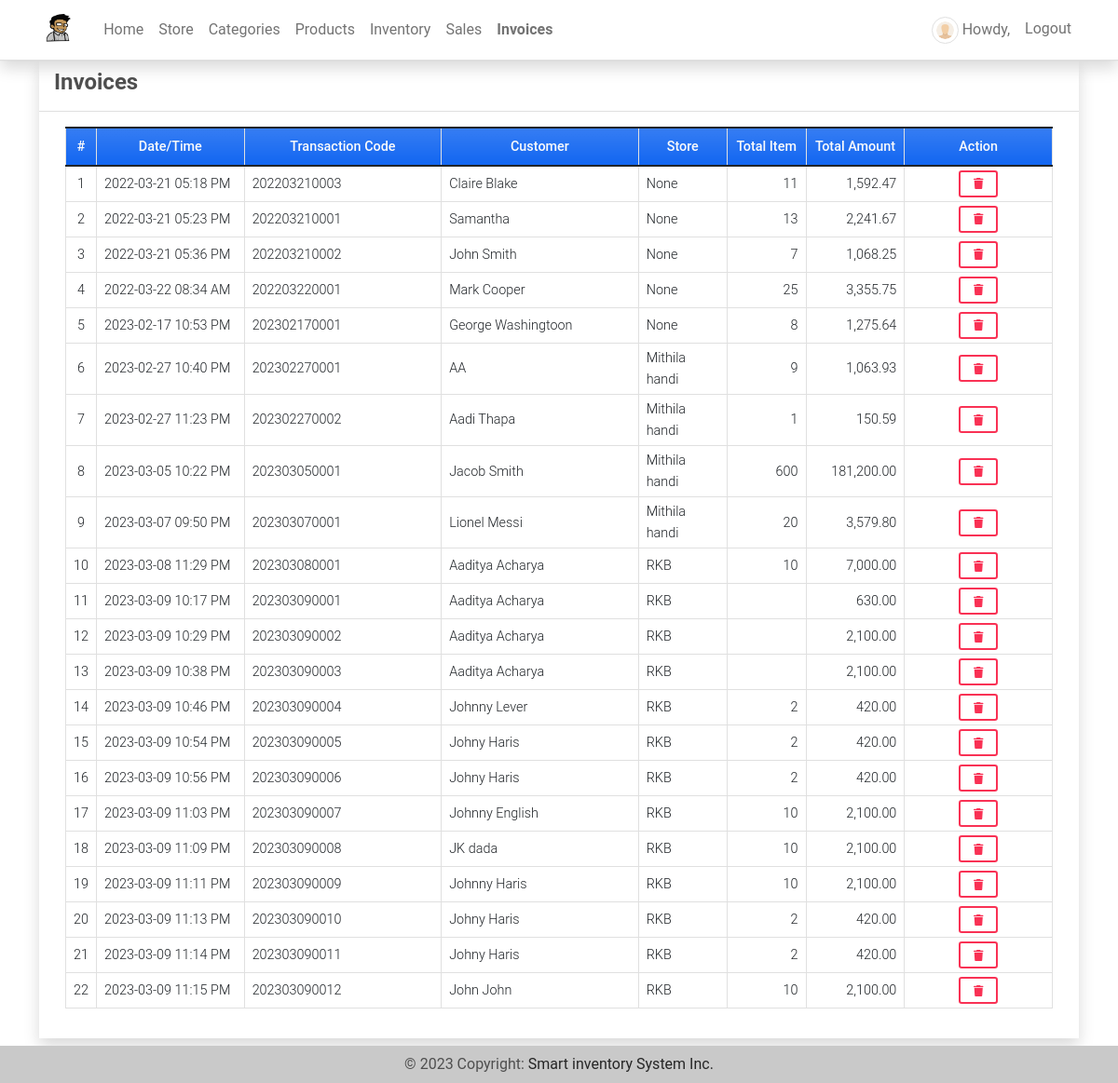
Page /invoices (signed in) on the earlier database version.
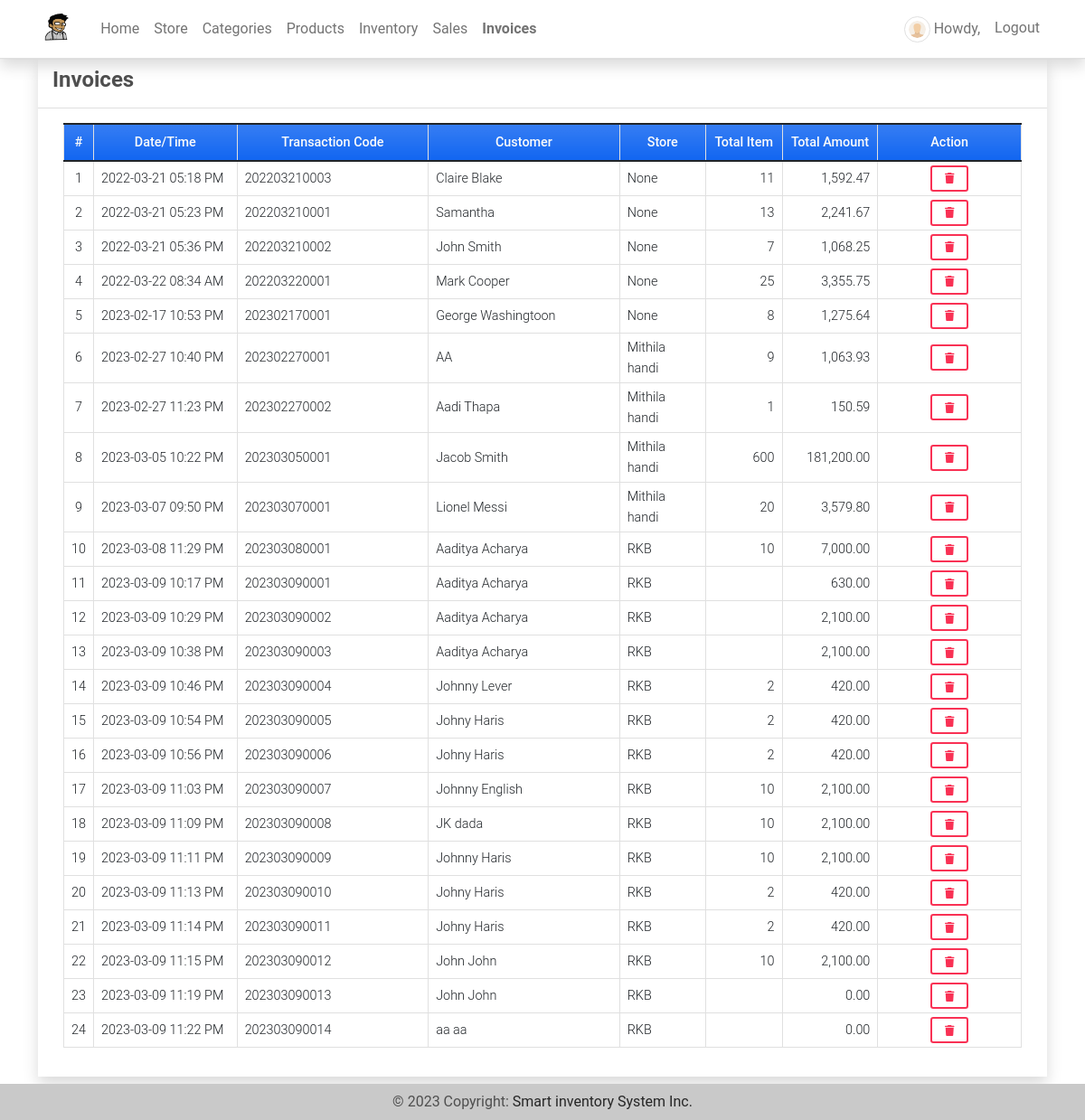
Same page on the later database version.
### imsApp/models.py (models this page shows, shortened)
class Invoice(models.Model):
    transaction = models.CharField(max_length = 250)
    customer = models.CharField(max_length = 250)
    total = models.FloatField(default= 0)
    store = models.ForeignKey(Store, on_delete=models.CASCADE,blank=True, null=True)
    date_created = models.DateTimeField(default=timezone.now)
    date_updated = models.DateTimeField(auto_now=True)
    def item_count(self):
        return Invoice_Item.objects.filter(invoice = self).aggregate(Sum('quantity'))['quantity__sum']

class Store(models.Model):
    name = models.CharField(max_length=250)
    address = models.TextField()
    category = models.ForeignKey(Category, on_delete=models.CASCADE)
    products = models.ManyToManyField(Product, through='StoreProduct')
    date_created = models.DateTimeField(default=timezone.now)
    date_updated = models.DateTimeField(auto_now=True)
    owner = models.OneToOneField(User, default=1,on_delete=models.CASCADE ,blank=True, null=True)
    def __str__(self):
        return self.name

### imsApp/auth.py (the view)
    def wrapper_function(request,*args,**kwargs):
        if request.user.is_superuser:
            return view_function(request,*args,**kwargs)
        else:
            return redirect('home-page')

### imsApp/auth.py (called while the page is built)
def admin_only(view_function):
    def wrapper_function(request,*args,**kwargs):
        if request.user.is_superuser:
            return view_function(request,*args,**kwargs)
        else:
            return redirect('home-page')
    return wrapper_function

### imsApp/views.py (called while the page is built)
@admin_only
@login_required
def invoices(request):
    invoice =  Invoice.objects.all()
    context['page_title'] = 'Invoices'
    context['invoices'] = invoice
    return render(request, 'invoices.html', context)

### imsApp/templates/invoices.html (shortened to what this page needs)
{% extends 'base.html' %} {% load humanize %} {% block pageContent %}
<div class="col-lg-12 col-md-12 col-sm-12 col-xs-12">
    <div class="card card-default rounded-0 shadow ">
        <div class="card-header">
            <div class="d-flex w-100 align-items-center justify-content-between">
                <h4 class="card-title fw-bold">Invoices</h4>
            </div>
        </div>
        <div class="card-body">
            <div class="container-fluid">
                <table class="table table-bordered" id="invoice-list">
                    <colgroup>
                        {% if request.user.is_superuser %}
                        <col width="3%">
                        <col width="15%">
                        <col width="20%">
                        <col width="20%">
                        <col width="9%">
                        <col width="8%">
                        <col width="10%">
                        <col width="15%">
                        {% endif %}
                    </colgroup>
                    <thead>
                        <tr class="bg-gradient bg-primary bg-opacity-50 text-light">
                            {% if request.user.is_superuser %}
                            <th class="px-2 py-2 text-center">#</th>
                            <th class="px-2 py-2 text-center">Date/Time</th>
                            <th class="px-2 py-2 text-center">Transaction Code</th>
                            <th class="px-2 py-2 text-center">Customer</th>
                            <th class="px-2 py-2 text-center">Store</th>
                            <th class="px-2 py-2 text-center">Total Item</th>
                            <th class="px-2 py-2 text-center">Total Amount</th>
                            <th class="px-2 py-2 text-center">Action</th>
                            {% endif %}
                        </tr>
                    </thead>
                    <tbody>
                        {% for invoice in invoices %}
                        <tr>
                            {% if request.user.is_superuser %}
                            <td class="px-2 py-1 align-middle text-center">{{ forloop.counter }}</td>
                            <td class="px-2 py-1 align-middle">{{ invoice.date_created|date:"Y-m-d h:i A" }}</td>
                            <td class="px-2 py-1 align-middle">{{ invoice.transaction }}</td>
                            <td class="px-2 py-1 align-middle">{{ invoice.customer }}</td>
                            <td class="px-2 py-1 align-middle">{{ invoice.store }}</td>
                            <td class="px-2 py-1 align-middle text-end">{{ invoice.item_count|floatformat:0|intcomma }}</td>
                            <td class="px-2 py-1 align-middle text-end">{{ invoice.total|floatformat:2|intcomma }}</td>
                            <td class="px-2 py-1 align-middle text-center">
                                <button class="btn btn-outline-danger btn-sm delete-data" type="button" data-id="{{ invoice.pk }}" title="Delete">
                                    <i class="fa fa-trash"></i>
                                </button>
                            </td>
                            {% endif %}
                        </tr>
                        {% endfor %}
                    </tbody>
                </table>
            </div>
        </div>
    </div>
</div>
{% endblock pageContent %}

Differences in the rows shown:
added Invoice: date_created "2023-03-09 11:19 PM", transaction "202303090013", customer "John John", store "RKB", total "0.00"
added Invoice: date_created "2023-03-09 11:22 PM", transaction "202303090014", customer "aa aa", store "RKB", total "0.00"
